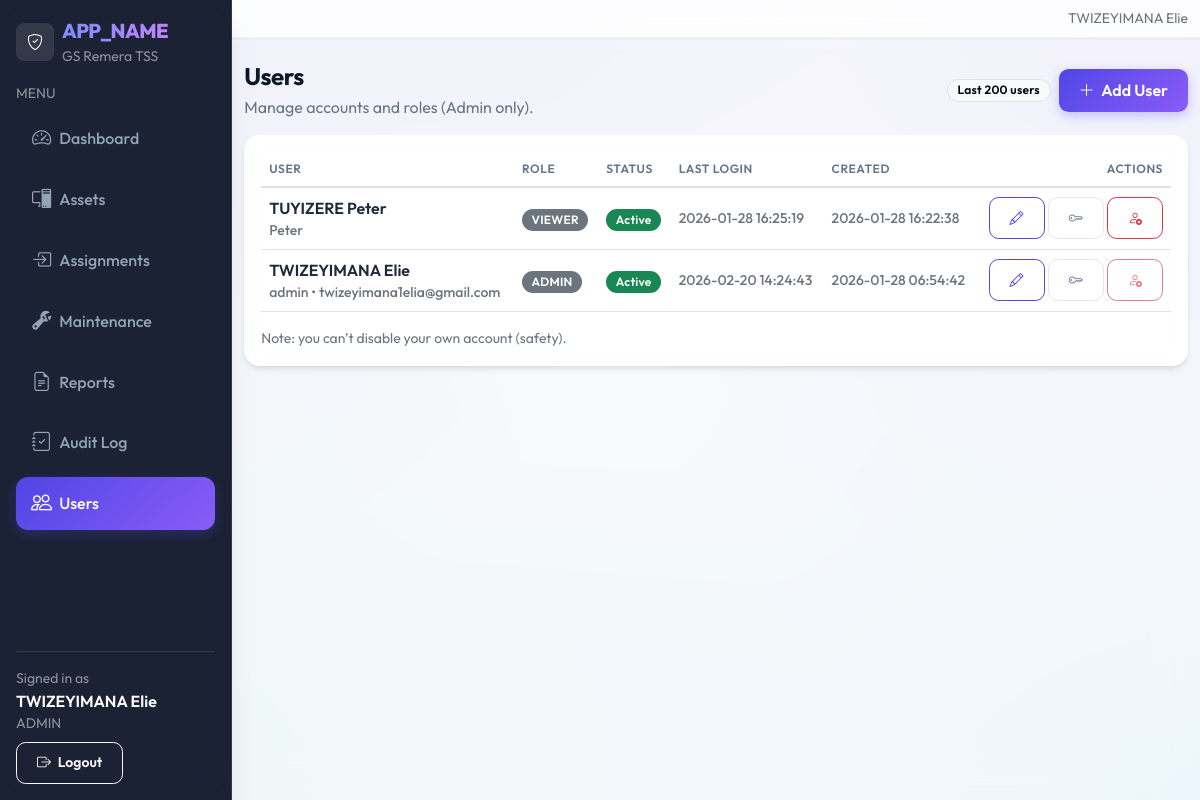
The app's page /admin/users/index.php (signed in), older data.
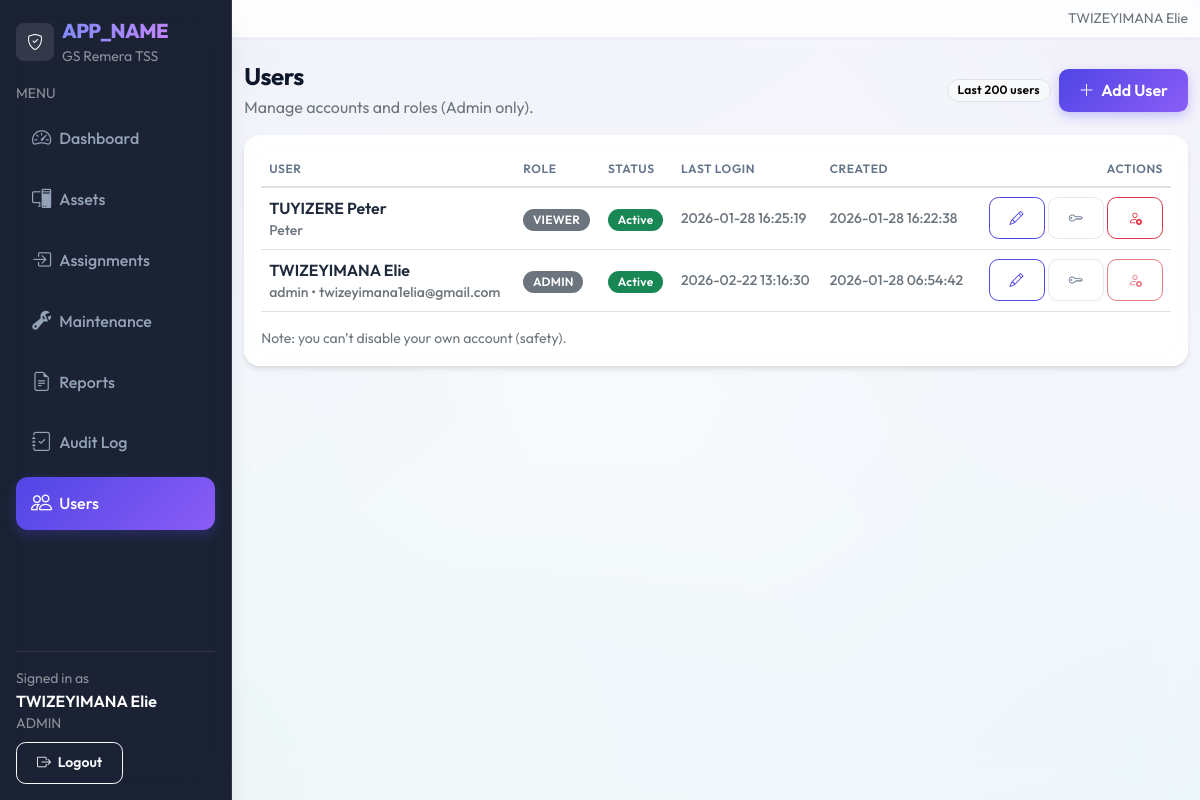
The same page, newer data.
### tables this page shows
CREATE TABLE `users` (
  `id` int(10) UNSIGNED NOT NULL,
  `role_id` int(10) UNSIGNED NOT NULL,
  `username` varchar(50) NOT NULL,
  `full_name` varchar(120) NOT NULL,
  `email` varchar(120) DEFAULT NULL,
  `password_hash` varchar(255) NOT NULL,
  `is_active` tinyint(1) NOT NULL DEFAULT '1',
  `last_login_at` datetime DEFAULT NULL,
  `created_at` datetime NOT NULL DEFAULT CURRENT_TIMESTAMP,
  `updated_at` datetime DEFAULT NULL ON UPDATE CURRENT_TIMESTAMP
);

CREATE TABLE `roles` (
  `id` int(10) UNSIGNED NOT NULL,
  `name` varchar(50) NOT NULL,
  `description` varchar(255) DEFAULT NULL
);

### includes/url.php (called while the page is built, shortened)
<?php
function base_url(): string
{
  $b = defined('BASE_URL') ? (string)BASE_URL : '';
  $b = rtrim($b, '/');
  return $b;
}
function url(string $path): string
{
  $full = base_url() . $path;
  return $full === '' ? '/' : $full;
}

### includes/auth.php (called while the page is built, shortened)
<?php
require_once __DIR__ . '/url.php';
function auth_user(): ?array
{
  return $_SESSION['user'] ?? null;
}

### admin/users/index.php (the view, shortened to what the changed rows need)
<?php
require_once __DIR__ . '/../../includes/auth.php';
require_once __DIR__ . '/../../includes/layout.php';
require_once __DIR__ . '/../../includes/url.php';
$pdo = db();
$users = $pdo->query("
  SELECT u.id, u.username, u.full_name, u.email, u.is_active, u.last_login_at, u.created_at, r.name AS role
  FROM users u
  JOIN roles r ON r.id = u.role_id
  ORDER BY u.id DESC
  LIMIT 200
")->fetchAll();
layout_header('Users', 'users');
$me = auth_user();
$myId = $me ? (int)$me['id'] : 0;
?>
<div class="d-flex align-items-center justify-content-between flex-wrap gap-2 mb-3">
  <div>
    <h1 class="h4 mb-1">Users</h1>
  </div>
</div>
<div class="card table-card">
  <div class="card-body">
    <div class="table-responsive">
      <table class="table align-middle">
        <thead>
          <tr class="text-secondary small">
            <th>User</th>
            <th>Role</th>
            <th>Status</th>
            <th>Last Login</th>
            <th>Created</th>
            <th class="text-end">Actions</th>
          </tr>
        </thead>
        <tbody>
          <?php foreach ($users as $u): ?>
            <tr>
              <td>
                <div class="fw-semibold"><?php echo htmlspecialchars($u['full_name']); ?></div>
                <div class="small text-secondary">
                  <?php echo htmlspecialchars($u['username']); ?>
                  <?php if (!empty($u['email'])): ?> • <?php echo htmlspecialchars($u['email']); ?><?php endif; ?>
                </div>
              </td>
              <td><span class="badge text-bg-secondary text-uppercase"><?php echo htmlspecialchars($u['role']); ?></span></td>
              <td>
                <?php if ((int)$u['is_active'] === 1): ?>
                  <span class="badge text-bg-success">Active</span>
                <?php else: ?>
                  <span class="badge text-bg-danger">Disabled</span>
                <?php endif; ?>
              </td>
              <td class="small text-secondary"><?php echo htmlspecialchars($u['last_login_at'] ?: '-'); ?></td>
              <td class="small text-secondary"><?php echo htmlspecialchars($u['created_at']); ?></td>
              <td class="text-end">
                <a class="btn btn-sm btn-outline-primary"
                   href="<?php echo htmlspecialchars(url('/admin/users/edit.php')); ?>?id=<?php echo (int)$u['id']; ?>">
                  <i class="bi bi-pencil"></i>
                </a>
                <a class="btn btn-sm btn-outline-secondary"
                   href="<?php echo htmlspecialchars(url('/admin/users/reset_password.php')); ?>?id=<?php echo (int)$u['id']; ?>">
                  <i class="bi bi-key"></i>
                </a>
                <form method="post" action="<?php echo htmlspecialchars(url('/admin/users/toggle_active.php')); ?>"
                      class="d-inline">
                  <?php
                    $isMe = ((int)$u['id'] === $myId);
                    $btnClass = ((int)$u['is_active'] === 1) ? 'btn-outline-danger' : 'btn-outline-success';
                    $icon = ((int)$u['is_active'] === 1) ? 'bi-person-x' : 'bi-person-check';
                    $label = ((int)$u['is_active'] === 1) ? 'Disable' : 'Activate';
                  ?>
                  <button class="btn btn-sm <?php echo $btnClass; ?>"
                          type="submit"
                          <?php echo $isMe ? 'disabled' : ''; ?>
                          data-confirm="<?php echo $isMe ? '' : ($label . ' this user?'); ?>">
                    <i class="bi <?php echo $icon; ?>"></i>
                  </button>
                </form>
              </td>
            </tr>
          <?php endforeach; ?>
        </tbody>
      </table>
    </div>
  </div>
</div>
<?php layout_footer(); ?>

### includes/layout.php (shortened to what the changed rows need)
<?php
require_once __DIR__ . '/auth.php';
require_once __DIR__ . '/url.php';
function layout_header(string $title, string $active = ''): void
{
  $user = auth_user();
  $role = $user['role'] ?? '';
  $fullName = $user['full_name'] ?? '';
  ?>
  <!doctype html>
  <html lang="en">
  <head>
    <link href="https://cdn.jsdelivr.net/npm/bootstrap@5.3.3/dist/css/bootstrap.min.css" rel="stylesheet">
    <link href="https://cdn.jsdelivr.net/npm/bootstrap-icons@1.11.3/font/bootstrap-icons.min.css" rel="stylesheet">
    <link href="<?php echo htmlspecialchars(url('/assets/css/app.css')); ?>" rel="stylesheet">
  </head>
  <body>
    <div class="d-flex app-shell">
      <aside class="sidebar d-none d-md-flex flex-column p-3">
        <div class="mt-auto pt-3 border-top border-white border-opacity-10">
          <div class="text-white-50 small">Signed in as</div>
          <div class="text-white fw-semibold"><?php echo htmlspecialchars($fullName ?: 'User'); ?></div>
          <div class="text-white-50 small text-uppercase"><?php echo htmlspecialchars($role ?: '-'); ?></div>
          <div class="mt-2">
            <a class="btn btn-sm btn-outline-light" href="<?php echo htmlspecialchars(url('/auth/logout.php')); ?>">
            </a>
          </div>
        </div>
      </aside>
      <main class="content">
        <nav class="navbar navbar-expand bg-white border-bottom">
          <div class="container-fluid">
            <div class="ms-auto d-flex align-items-center gap-2">
              <span class="text-secondary small d-none d-sm-inline">
                <?php echo htmlspecialchars($fullName ?: ''); ?>
              </span>
            </div>
          </div>
        </nav>
        <div class="container-fluid py-4">
  <?php
}
function layout_footer(): void
{
  ?>
        </div>
      </main>
    </div>
  </body>
  </html>
  <?php
}

Row changes from the older to the newer data that the page shows:
changed users "TWIZEYIMANA Elie": last_login_at "2026-02-20 14:24:43" → "2026-02-22 13:16:30"
